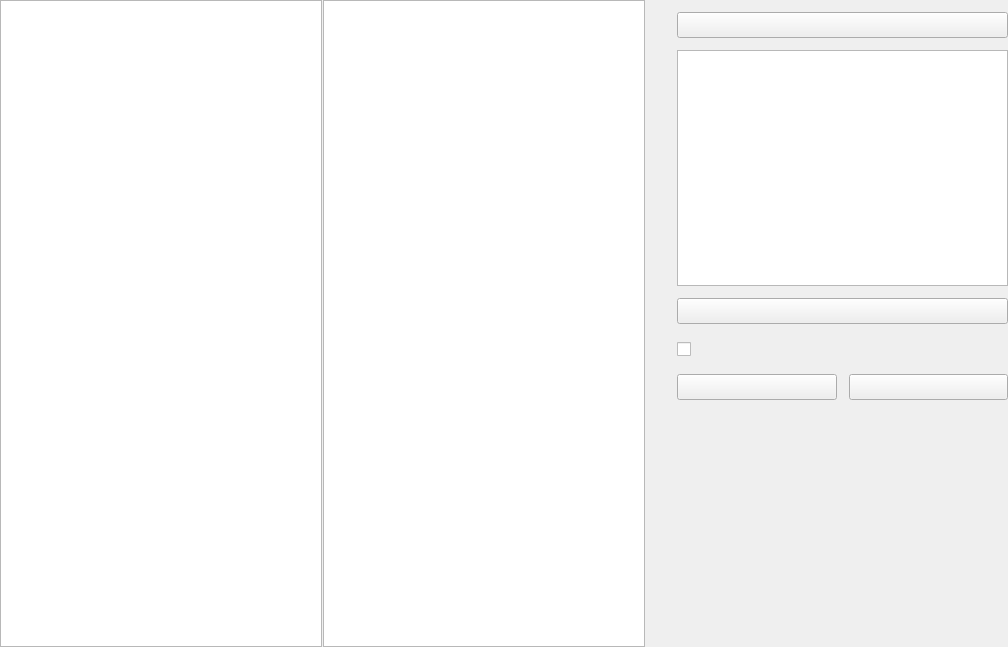
<?xml version="1.0" encoding="UTF-8"?>
<ui version="4.0">
    <class>RaptorCopyPage</class>
    <widget class="QWidget" name="RaptorCopyPage">
        <property name="geometry">
            <rect>
                <x>0</x>
                <y>0</y>
                <width>1008</width>
                <height>647</height>
            </rect>
        </property>
        <property name="windowTitle">
            <string>RaptorCopyPage</string>
        </property>
        <layout class="QVBoxLayout" name="_CopyPageLayout">
            <property name="spacing">
                <number>0</number>
            </property>
            <property name="leftMargin">
                <number>0</number>
            </property>
            <property name="topMargin">
                <number>0</number>
            </property>
            <property name="rightMargin">
                <number>0</number>
            </property>
            <property name="bottomMargin">
                <number>0</number>
            </property>
            <item>
                <widget class="QSplitter" name="_Splitter">
                    <property name="orientation">
                        <enum>Qt::Orientation::Horizontal</enum>
                    </property>
                    <property name="handleWidth">
                        <number>1</number>
                    </property>
                    <property name="childrenCollapsible">
                        <bool>false</bool>
                    </property>
                    <widget class="QSplitter" name="_Splittes">
                        <property name="orientation">
                            <enum>Qt::Orientation::Horizontal</enum>
                        </property>
                        <property name="handleWidth">
                            <number>1</number>
                        </property>
                        <property name="childrenCollapsible">
                            <bool>false</bool>
                        </property>
                        <widget class="RaptorTableView" name="_ItemSourceView">
                            <property name="verticalScrollBarPolicy">
                                <enum>Qt::ScrollBarPolicy::ScrollBarAsNeeded</enum>
                            </property>
                        </widget>
                        <widget class="RaptorTableView" name="_ItemTargetView">
                            <property name="verticalScrollBarPolicy">
                                <enum>Qt::ScrollBarPolicy::ScrollBarAsNeeded</enum>
                            </property>
                            <property name="selectionMode">
                                <enum>QAbstractItemView::SelectionMode::SingleSelection</enum>
                            </property>
                        </widget>
                    </widget>
                    <widget class="QWidget" name="_ItemAttributePanel" native="true">
                        <layout class="QGridLayout" name="_ItemAttributePanelLayout">
                            <property name="leftMargin">
                                <number>12</number>
                            </property>
                            <property name="topMargin">
                                <number>12</number>
                            </property>
                            <property name="rightMargin">
                                <number>0</number>
                            </property>
                            <property name="bottomMargin">
                                <number>12</number>
                            </property>
                            <property name="spacing">
                                <number>12</number>
                            </property>
                            <item row="4" column="1">
                                <widget class="QCheckBox" name="_ItemToShowAll">
                                    <property name="minimumSize">
                                        <size>
                                            <width>0</width>
                                            <height>26</height>
                                        </size>
                                    </property>
                                    <property name="maximumSize">
                                        <size>
                                            <width>16777215</width>
                                            <height>26</height>
                                        </size>
                                    </property>
                                    <property name="text">
                                        <string/>
                                    </property>
                                </widget>
                            </item>
                            <item row="6" column="1">
                                <spacer name="_ItemAttributePanelSpacer">
                                    <property name="orientation">
                                        <enum>Qt::Orientation::Vertical</enum>
                                    </property>
                                    <property name="sizeHint" stdset="0">
                                        <size>
                                            <width>20</width>
                                            <height>40</height>
                                        </size>
                                    </property>
                                </spacer>
                            </item>
                            <item row="5" column="1">
                                <widget class="QWidget" name="_ItemControlPanel" native="true">
                                    <layout class="QHBoxLayout" name="_ItemControlPanelLayout">
                                        <property name="spacing">
                                            <number>12</number>
                                        </property>
                                        <property name="leftMargin">
                                            <number>0</number>
                                        </property>
                                        <property name="topMargin">
                                            <number>0</number>
                                        </property>
                                        <property name="rightMargin">
                                            <number>0</number>
                                        </property>
                                        <property name="bottomMargin">
                                            <number>0</number>
                                        </property>
                                        <item>
                                            <widget class="QPushButton" name="_ItemBack">
                                                <property name="minimumSize">
                                                    <size>
                                                        <width>0</width>
                                                        <height>26</height>
                                                    </size>
                                                </property>
                                                <property name="maximumSize">
                                                    <size>
                                                        <width>16777215</width>
                                                        <height>26</height>
                                                    </size>
                                                </property>
                                                <property name="text">
                                                    <string/>
                                                </property>
                                            </widget>
                                        </item>
                                        <item>
                                            <widget class="QPushButton" name="_ItemRoot">
                                                <property name="minimumSize">
                                                    <size>
                                                        <width>0</width>
                                                        <height>26</height>
                                                    </size>
                                                </property>
                                                <property name="maximumSize">
                                                    <size>
                                                        <width>16777215</width>
                                                        <height>26</height>
                                                    </size>
                                                </property>
                                                <property name="text">
                                                    <string/>
                                                </property>
                                            </widget>
                                        </item>
                                    </layout>
                                </widget>
                            </item>
                            <item row="3" column="1">
                                <widget class="QPushButton" name="_ItemShowLog">
                                    <property name="minimumSize">
                                        <size>
                                            <width>0</width>
                                            <height>26</height>
                                        </size>
                                    </property>
                                    <property name="maximumSize">
                                        <size>
                                            <width>16777215</width>
                                            <height>26</height>
                                        </size>
                                    </property>
                                    <property name="text">
                                        <string/>
                                    </property>
                                    <property name="checkable">
                                        <bool>true</bool>
                                    </property>
                                </widget>
                            </item>
                            <item row="2" column="0">
                                <widget class="QLabel" name="_ItemViewTip">
                                    <property name="minimumSize">
                                        <size>
                                            <width>0</width>
                                            <height>26</height>
                                        </size>
                                    </property>
                                    <property name="maximumSize">
                                        <size>
                                            <width>16777215</width>
                                            <height>16777215</height>
                                        </size>
                                    </property>
                                    <property name="text">
                                        <string/>
                                    </property>
                                    <property name="alignment">
                                        <set>Qt::AlignmentFlag::AlignRight|Qt::AlignmentFlag::AlignTop|Qt::AlignmentFlag::AlignTrailing</set>
                                    </property>
                                </widget>
                            </item>
                            <item row="2" column="1">
                                <widget class="QStackedWidget" name="_ItemViewPanel">
                                    <property name="currentIndex">
                                        <number>1</number>
                                    </property>
                                    <widget class="QWidget" name="_ItemLogPanel">
                                        <layout class="QVBoxLayout" name="_ItemLogPanelLayout">
                                            <property name="spacing">
                                                <number>12</number>
                                            </property>
                                            <property name="leftMargin">
                                                <number>0</number>
                                            </property>
                                            <property name="topMargin">
                                                <number>0</number>
                                            </property>
                                            <property name="rightMargin">
                                                <number>0</number>
                                            </property>
                                            <property name="bottomMargin">
                                                <number>0</number>
                                            </property>
                                            <item>
                                                <widget class="QTextEdit" name="_ItemLog">
                                                    <property name="readOnly">
                                                        <bool>true</bool>
                                                    </property>
                                                </widget>
                                            </item>
                                            <item>
                                                <widget class="QPushButton" name="_ItemClearLog">
                                                    <property name="minimumSize">
                                                        <size>
                                                            <width>0</width>
                                                            <height>26</height>
                                                        </size>
                                                    </property>
                                                    <property name="maximumSize">
                                                        <size>
                                                            <width>16777215</width>
                                                            <height>26</height>
                                                        </size>
                                                    </property>
                                                    <property name="text">
                                                        <string/>
                                                    </property>
                                                </widget>
                                            </item>
                                        </layout>
                                    </widget>
                                    <widget class="QWidget" name="_ItemQueuePanel">
                                        <layout class="QVBoxLayout" name="_ItemQueuePanelLayout">
                                            <property name="spacing">
                                                <number>12</number>
                                            </property>
                                            <property name="leftMargin">
                                                <number>0</number>
                                            </property>
                                            <property name="topMargin">
                                                <number>0</number>
                                            </property>
                                            <property name="rightMargin">
                                                <number>0</number>
                                            </property>
                                            <property name="bottomMargin">
                                                <number>0</number>
                                            </property>
                                            <item>
                                                <widget class="QTableView" name="_ItemQueueView"/>
                                            </item>
                                        </layout>
                                    </widget>
                                </widget>
                            </item>
                            <item row="0" column="0">
                                <widget class="QLabel" name="_ItemUserTip">
                                    <property name="minimumSize">
                                        <size>
                                            <width>0</width>
                                            <height>26</height>
                                        </size>
                                    </property>
                                    <property name="maximumSize">
                                        <size>
                                            <width>16777215</width>
                                            <height>26</height>
                                        </size>
                                    </property>
                                    <property name="text">
                                        <string/>
                                    </property>
                                    <property name="alignment">
                                        <set>Qt::AlignmentFlag::AlignRight|Qt::AlignmentFlag::AlignTrailing|Qt::AlignmentFlag::AlignVCenter</set>
                                    </property>
                                </widget>
                            </item>
                            <item row="0" column="1">
                                <widget class="QPushButton" name="_ItemUser">
                                    <property name="minimumSize">
                                        <size>
                                            <width>0</width>
                                            <height>26</height>
                                        </size>
                                    </property>
                                    <property name="maximumSize">
                                        <size>
                                            <width>16777215</width>
                                            <height>26</height>
                                        </size>
                                    </property>
                                    <property name="text">
                                        <string/>
                                    </property>
                                </widget>
                            </item>
                        </layout>
                    </widget>
                </widget>
            </item>
        </layout>
    </widget>
    <customwidgets>
        <customwidget>
            <class>RaptorTableView</class>
            <extends>QTableView</extends>
            <header>../../../Src/Component/TableView/RaptorTableView.h</header>
        </customwidget>
    </customwidgets>
    <resources/>
    <connections/>
</ui>
